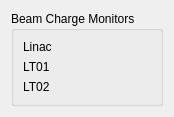
<?xml version="1.0" encoding="UTF-8"?>
<ui version="4.0">
 <class>beamChargeMonitors</class>
 <widget class="TaurusWidget" name="beamChargeMonitors">
  <property name="geometry">
   <rect>
    <x>0</x>
    <y>0</y>
    <width>170</width>
    <height>104</height>
   </rect>
  </property>
  <property name="windowTitle">
   <string>Form</string>
  </property>
  <layout class="QGridLayout" name="gridLayout_2">
   <item row="0" column="0">
    <widget class="TaurusGroupBox" name="beamChargeMonitorsGroup">
     <property name="title">
      <string>Beam Charge Monitors</string>
     </property>
     <layout class="QGridLayout" name="gridLayout">
      <item row="0" column="0">
       <widget class="QLabel" name="liLabel">
        <property name="maximumSize">
         <size>
          <width>40</width>
          <height>16777215</height>
         </size>
        </property>
        <property name="text">
         <string>Linac</string>
        </property>
       </widget>
      </item>
      <item row="0" column="1">
       <widget class="TaurusLabel" name="liValue"/>
      </item>
      <item row="1" column="0">
       <widget class="QLabel" name="lt01Label">
        <property name="maximumSize">
         <size>
          <width>40</width>
          <height>16777215</height>
         </size>
        </property>
        <property name="text">
         <string>LT01</string>
        </property>
       </widget>
      </item>
      <item row="1" column="1">
       <widget class="TaurusLabel" name="lt01Value"/>
      </item>
      <item row="2" column="0">
       <widget class="QLabel" name="lt02Label">
        <property name="maximumSize">
         <size>
          <width>40</width>
          <height>16777215</height>
         </size>
        </property>
        <property name="text">
         <string>LT02</string>
        </property>
       </widget>
      </item>
      <item row="2" column="1">
       <widget class="TaurusLabel" name="lt02Value"/>
      </item>
      <item row="3" column="1">
       <spacer name="verticalSpacer">
        <property name="orientation">
         <enum>Qt::Vertical</enum>
        </property>
        <property name="sizeHint" stdset="0">
         <size>
          <width>20</width>
          <height>40</height>
         </size>
        </property>
       </spacer>
      </item>
     </layout>
    </widget>
   </item>
  </layout>
 </widget>
 <customwidgets>
  <customwidget>
   <class>TaurusWidget</class>
   <extends>QWidget</extends>
   <header>taurus.qt.qtgui.container</header>
   <container>1</container>
  </customwidget>
  <customwidget>
   <class>TaurusLabel</class>
   <extends>QLabel</extends>
   <header>taurus.qt.qtgui.display</header>
  </customwidget>
  <customwidget>
   <class>TaurusGroupBox</class>
   <extends>QGroupBox</extends>
   <header>taurus.qt.qtgui.container</header>
   <container>1</container>
  </customwidget>
 </customwidgets>
 <resources/>
 <connections/>
</ui>
